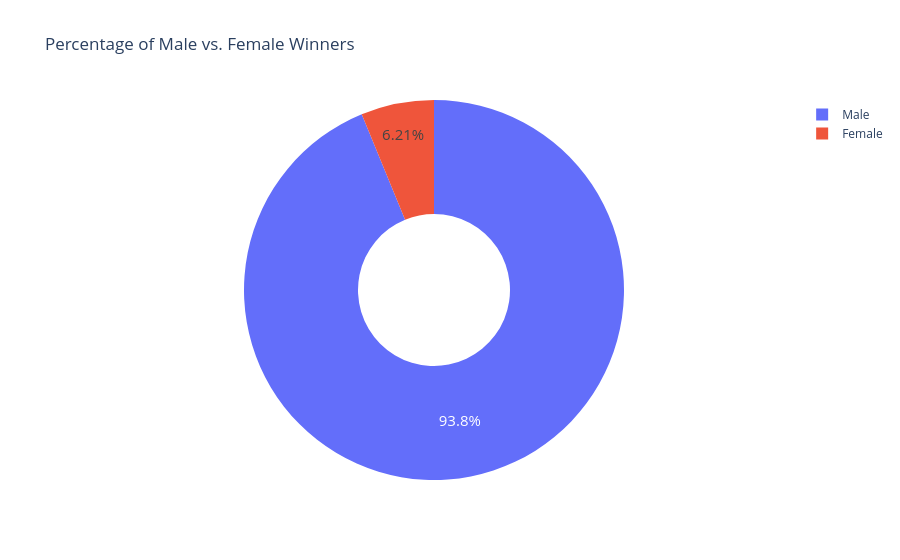

Notebook cell for this chart:
### Markdown cell above
## 🍩 Plotly Donut Chart: 🧑🔬 Percentage of Male vs. 👩🔬 Female Laureates

### Code cell
biology = df_data.sex.value_counts()
fig = px.pie(labels=biology.index, 
             values=biology.values,
             title="Percentage of Male vs. Female Winners",
             names=biology.index,
             hole=0.4,)

fig.update_traces(textposition='inside', textfont_size=15, textinfo='percent')

fig.show()

### Figure 1 — Plotly figure (JSON) as saved in the notebook; plotly's stock layout.template omitted (floating-point values rounded to 4 significant figures)
{"data": [{"domain": {"x": [0, 1], "y": [0, 1]}, "hole": 0.4, "hovertemplate": "label=%{label}<br>value=%{value}<extra></extra>", "labels": ["Male", "Female"], "legendgroup": "", "name": "", "showlegend": true, "textfont": {"size": 15}, "textinfo": "percent", "textposition": "inside", "type": "pie", "values": [876, 58]}], "layout": {"legend": {"tracegroupgap": 0}, "title": {"text": "Percentage of Male vs. Female Winners"}}}
